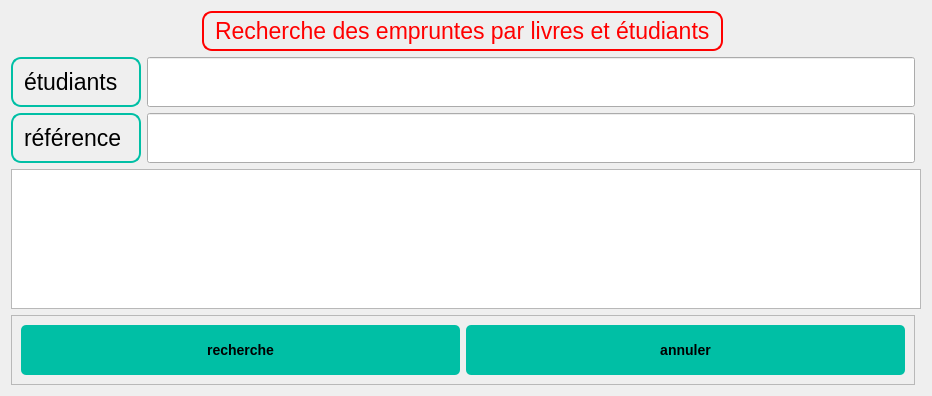
<?xml version="1.0" encoding="UTF-8"?>
<ui version="4.0">
 <class>Dialog</class>
 <widget class="QDialog" name="Dialog">
  <property name="geometry">
   <rect>
    <x>0</x>
    <y>0</y>
    <width>932</width>
    <height>396</height>
   </rect>
  </property>
  <property name="windowTitle">
   <string>Dialog</string>
  </property>
  <property name="styleSheet">
   <string notr="true">QLabel {
    background-color: none;
    border: 2px solid #00BFA5;
    border-radius: 10px;
    padding: 5px;
    color: #000000;
    font-size: 17pt;
    font-family: Arial, sans-serif;
}
QPushButton {
    font-family: &quot;Arial&quot;, sans-serif;
    font-size: 14px;
    font-weight: bold;
    color: #000000;
    background-color: #00BFA5;
    border: none;
    border-radius: 5px;
    padding: 8px 16px;
    text-align: center;
    text-transform: uppercase;
}

QPushButton:hover {
    background-color: #009980;
}
</string>
  </property>
  <layout class="QGridLayout" name="gridLayout">
   <item row="1" column="1">
    <widget class="QLineEdit" name="lineEdit">
     <property name="minimumSize">
      <size>
       <width>0</width>
       <height>50</height>
      </size>
     </property>
    </widget>
   </item>
   <item row="2" column="1">
    <widget class="QLineEdit" name="lineEdit_2">
     <property name="minimumSize">
      <size>
       <width>0</width>
       <height>50</height>
      </size>
     </property>
    </widget>
   </item>
   <item row="1" column="0">
    <widget class="QLabel" name="label">
     <property name="text">
      <string>étudiants</string>
     </property>
    </widget>
   </item>
   <item row="2" column="0">
    <widget class="QLabel" name="label_2">
     <property name="text">
      <string>référence </string>
     </property>
    </widget>
   </item>
   <item row="3" column="0" colspan="3">
    <widget class="QTableView" name="tableView"/>
   </item>
   <item row="4" column="0" colspan="2">
    <widget class="QFrame" name="frame">
     <property name="frameShape">
      <enum>QFrame::StyledPanel</enum>
     </property>
     <property name="frameShadow">
      <enum>QFrame::Raised</enum>
     </property>
     <layout class="QGridLayout" name="gridLayout_2">
      <item row="0" column="0">
       <widget class="QPushButton" name="pushButton">
        <property name="minimumSize">
         <size>
          <width>0</width>
          <height>50</height>
         </size>
        </property>
        <property name="styleSheet">
         <string notr="true">/* Buttons */
QPushButton {
    font-family: &quot;Arial&quot;, sans-serif;
    font-size: 14px;
    font-weight: bold;
    color: #000000; /* Black text color */
    background-color: #00BFA5; /* Teal button background color */
    border: none;
    border-radius: 5px;
    padding: 8px 16px;
    text-align: center; /* Center align button text */
    text-transform: uppercase; /* Uppercase button text */
}

QPushButton:hover {
    background-color: #009980; /* Darker teal button background color on hover */
}</string>
        </property>
        <property name="text">
         <string>recherche</string>
        </property>
       </widget>
      </item>
      <item row="0" column="1">
       <widget class="QPushButton" name="pushButton_2">
        <property name="minimumSize">
         <size>
          <width>0</width>
          <height>50</height>
         </size>
        </property>
        <property name="styleSheet">
         <string notr="true">/* Buttons */
QPushButton {
    font-family: &quot;Arial&quot;, sans-serif;
    font-size: 14px;
    font-weight: bold;
    color: #000000; /* Black text color */
    background-color: #00BFA5; /* Teal button background color */
    border: none;
    border-radius: 5px;
    padding: 8px 16px;
    text-align: center; /* Center align button text */
    text-transform: uppercase; /* Uppercase button text */
}

QPushButton:hover {
    background-color: #009980; /* Darker teal button background color on hover */
}</string>
        </property>
        <property name="text">
         <string>annuler</string>
        </property>
       </widget>
      </item>
     </layout>
    </widget>
   </item>
   <item row="0" column="0" colspan="2" alignment="Qt::AlignHCenter">
    <widget class="QLabel" name="label_3">
     <property name="styleSheet">
      <string notr="true">
QLabel {
  background-color: none;
  border: 2px solid red;
  border-radius: 10px;
  padding: 5px;
  color: red;
  font-size: 17pt;
  font-family: Arial, sans-serif;
  

}
</string>
     </property>
     <property name="text">
      <string>Recherche des empruntes par livres et étudiants</string>
     </property>
    </widget>
   </item>
  </layout>
 </widget>
 <resources/>
 <connections/>
</ui>
